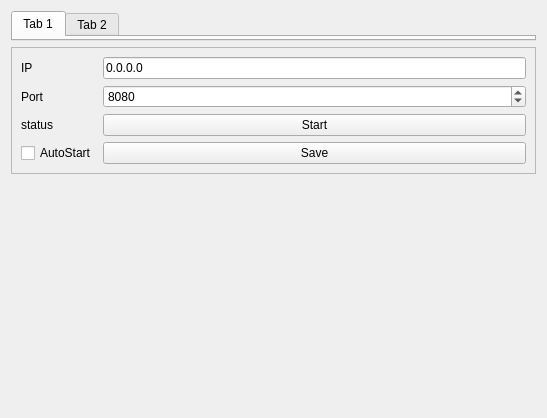
<?xml version="1.0" encoding="UTF-8"?>
<ui version="4.0">
 <class>HttpHookMainView</class>
 <widget class="QWidget" name="HttpHookMainView">
  <property name="geometry">
   <rect>
    <x>0</x>
    <y>0</y>
    <width>547</width>
    <height>418</height>
   </rect>
  </property>
  <property name="windowTitle">
   <string>Form</string>
  </property>
  <layout class="QGridLayout" name="gridLayout" rowstretch="0,0,1" columnstretch="0,0">
   <item row="2" column="0">
    <spacer name="verticalSpacer">
     <property name="orientation">
      <enum>Qt::Vertical</enum>
     </property>
     <property name="sizeHint" stdset="0">
      <size>
       <width>20</width>
       <height>40</height>
      </size>
     </property>
    </spacer>
   </item>
   <item row="1" column="0">
    <widget class="QFrame" name="frame">
     <property name="frameShape">
      <enum>QFrame::StyledPanel</enum>
     </property>
     <property name="frameShadow">
      <enum>QFrame::Sunken</enum>
     </property>
     <layout class="QGridLayout" name="gridLayout_2">
      <item row="1" column="2">
       <widget class="QSpinBox" name="port">
        <property name="minimum">
         <number>1</number>
        </property>
        <property name="maximum">
         <number>65536</number>
        </property>
        <property name="value">
         <number>8080</number>
        </property>
       </widget>
      </item>
      <item row="0" column="2">
       <widget class="QLineEdit" name="ip">
        <property name="text">
         <string>0.0.0.0</string>
        </property>
       </widget>
      </item>
      <item row="0" column="1">
       <widget class="QLabel" name="label">
        <property name="text">
         <string>IP</string>
        </property>
       </widget>
      </item>
      <item row="1" column="1">
       <widget class="QLabel" name="label_2">
        <property name="text">
         <string>Port</string>
        </property>
       </widget>
      </item>
      <item row="2" column="2">
       <widget class="QPushButton" name="start_stop">
        <property name="text">
         <string>Start</string>
        </property>
       </widget>
      </item>
      <item row="5" column="2">
       <widget class="QPushButton" name="save">
        <property name="text">
         <string>Save</string>
        </property>
       </widget>
      </item>
      <item row="2" column="1">
       <widget class="QLabel" name="status">
        <property name="text">
         <string>status</string>
        </property>
        <property name="alignment">
         <set>Qt::AlignLeading|Qt::AlignLeft|Qt::AlignVCenter</set>
        </property>
       </widget>
      </item>
      <item row="5" column="1">
       <widget class="QCheckBox" name="auto_start">
        <property name="sizePolicy">
         <sizepolicy hsizetype="Preferred" vsizetype="Fixed">
          <horstretch>0</horstretch>
          <verstretch>0</verstretch>
         </sizepolicy>
        </property>
        <property name="layoutDirection">
         <enum>Qt::LeftToRight</enum>
        </property>
        <property name="text">
         <string>AutoStart</string>
        </property>
       </widget>
      </item>
     </layout>
    </widget>
   </item>
   <item row="0" column="0">
    <widget class="QTabWidget" name="tabs">
     <widget class="QWidget" name="tab">
      <attribute name="title">
       <string>Tab 1</string>
      </attribute>
     </widget>
     <widget class="QWidget" name="tab_2">
      <attribute name="title">
       <string>Tab 2</string>
      </attribute>
     </widget>
    </widget>
   </item>
  </layout>
 </widget>
 <resources/>
 <connections/>
</ui>
